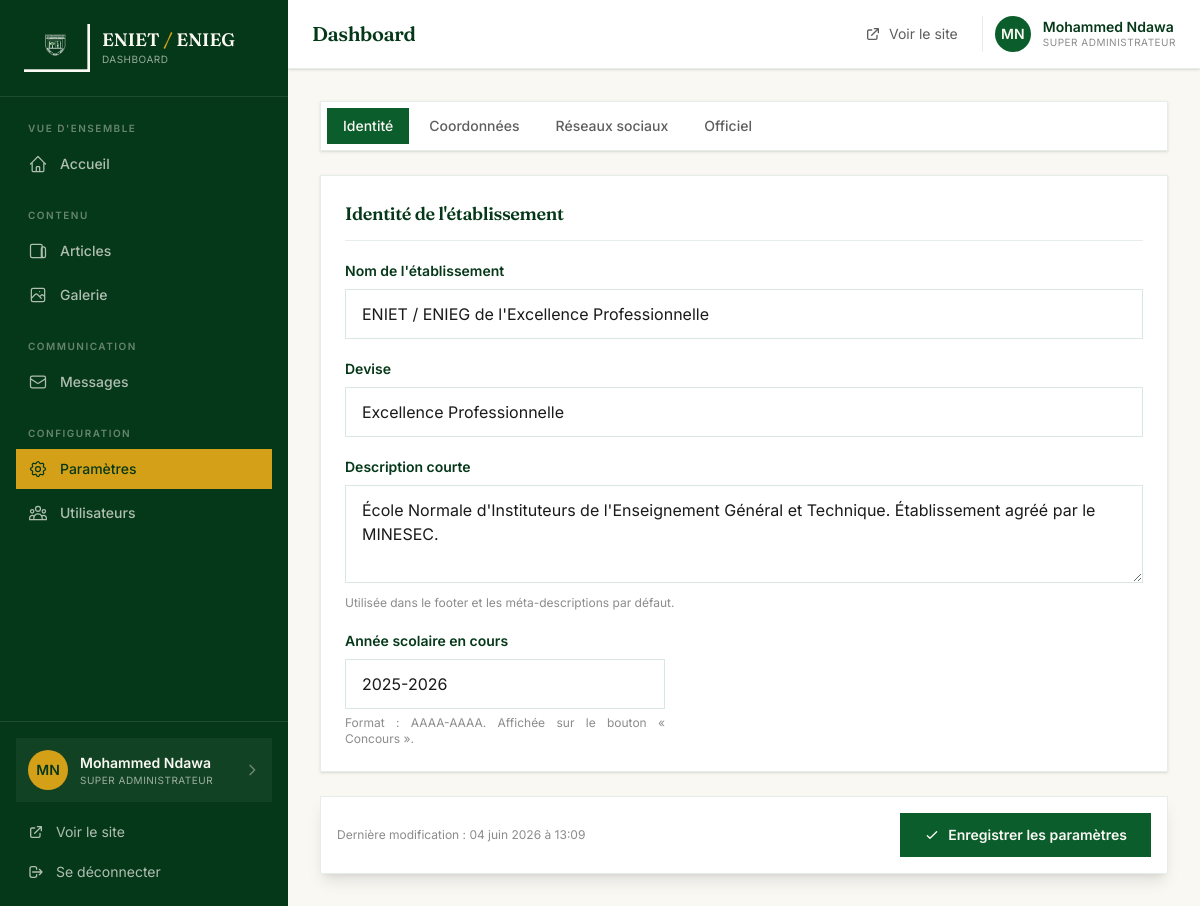
The app's page /dashboard/parametres/ (signed in), older data.
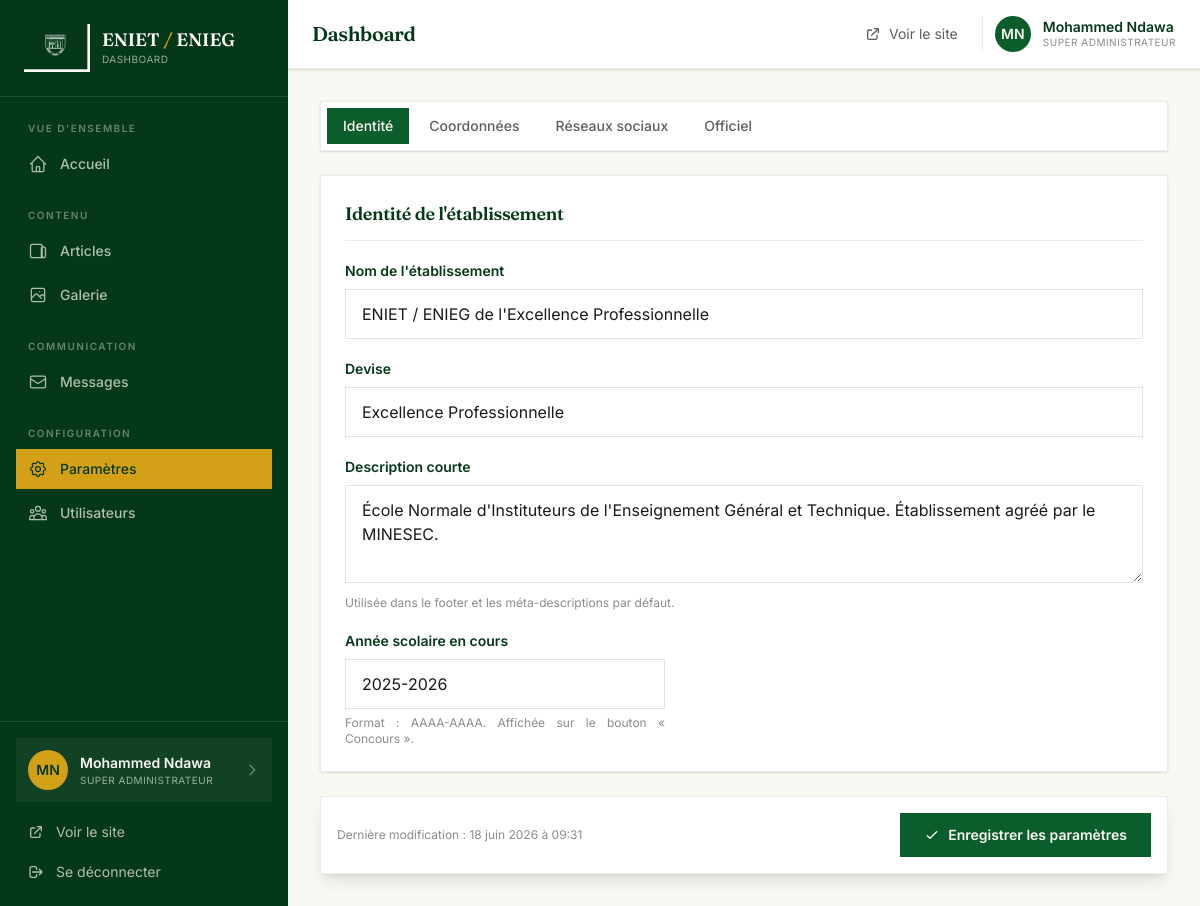
The same page, newer data.
### apps/pages/models.py (models this page shows, shortened)
class SiteSettings(TimeStampedModel):
    nom_etablissement = models.CharField(
        _('Nom de l\'établissement'),
        max_length=200,
        default='ENIET / ENIEG de l\'Excellence Professionnelle',
        help_text=_('Affiché dans le footer et les emails'),
    )
    devise = models.CharField(
        _('Devise'),
        max_length=200,
        default='Excellence Professionnelle',
        blank=True,
    )
    description_courte = models.TextField(
        _('Description courte'),
        max_length=500,
        default='École Normale d\'Instituteurs de l\'Enseignement Général et Technique. Établissement agréé par le MINESEC.',
        help_text=_('Utilisée dans le footer et les méta-descriptions par défaut'),
    )
    email_principal = models.EmailField(
        _('Email principal'),
        default='efpsaf@yahoo.fr',
    )
    email_contact = models.EmailField(
        _('Email de contact'),
        default='efpsaf@yahoo.fr',
        help_text=_('Email qui reçoit les messages du formulaire de contact'),
    )
    telephone_1 = models.CharField(
        _('Téléphone principal'),
        max_length=30,
        default='+237 696 16 20 16',
    )
    telephone_2 = models.CharField(
        _('Téléphone secondaire'),
        max_length=30,
        default='+237 672 46 70 70',
        blank=True,
    )
    telephone_3 = models.CharField(
        _('Téléphone 3'),
        max_length=30,
        default='+237 678 46 96 64',
        blank=True,
    )
    adresse_ligne_1 = models.CharField(
        _('Adresse - ligne 1'),
        max_length=200,
        default='Yassa, Entrée Planète Voyage',
    )
    adresse_ligne_2 = models.CharField(
        _('Adresse - ligne 2'),
        max_length=200,
        default='Douala, Cameroun',
        blank=True,
    )
    boite_postale = models.CharField(
        _('Boîte postale'),
        max_length=50,
        default='BP 4100 Douala',
        blank=True,
    )
    latitude = models.DecimalField(
        _('Latitude'),
        max_digits=10,
        decimal_places=7,
        default=4.0511,
        help_text=_('Coordonnée GPS pour la carte (ex: 4.0511 pour Douala)'),
    )
    longitude = models.DecimalField(
        _('Longitude'),
        max_digits=10,
        decimal_places=7,
        default=9.7547,
        help_text=_('Coordonnée GPS pour la carte'),
    )
    horaires_semaine = models.CharField(
        _('Horaires lundi-vendredi'),
        max_length=100,
        default='07h30 — 17h00',
        blank=True,
    )
    horaires_samedi = models.CharField(
        _('Horaires samedi'),
        max_length=100,
        default='08h00 — 13h00',
        blank=True,
    )
    facebook_url = models.URLField(_('URL Facebook'), blank=True)
    instagram_url = models.URLField(_('URL Instagram'), blank=True)
    youtube_url = models.URLField(_('URL YouTube'), blank=True)
    linkedin_url = models.URLField(_('URL LinkedIn'), blank=True)
    arrete_eniet = models.CharField(
        _('N° arrêté ENIET'),
        max_length=100,
        default='n°69/15/MINESEC/SEESEN/SG/DPN/SDENT/SGENPRI du 21 Avril 2015',
        blank=True,
    )
    arrete_enieg = models.CharField(
        _('N° arrêté ENIEG'),
        max_length=100,
        default='n°26/15/MINESEC/SEESEN/SG/DEN/SDENG/SSGENPRI du 27 Janvier 2015',
        blank=True,
    )
    annee_scolaire = models.CharField(
        _('Année scolaire en cours'),
        max_length=20,
        default='2025-2026',
        help_text=_('Format : YYYY-YYYY'),
    )
    class Meta:
        verbose_name = _('Paramètre du site')
        verbose_name_plural = _('Paramètres du site')
    @classmethod
    def load(cls):
        obj, created = cls.objects.get_or_create(pk=1)
        return obj

### apps/dashboard/views.py (the view)
# urls.py: path('parametres/', views.parametres, name='parametres'),
@login_required(login_url='dashboard:login')
def parametres(request):
    settings_obj = SiteSettings.load()
    if request.method == 'POST':
        form = SiteSettingsForm(request.POST, instance=settings_obj)
        if form.is_valid():
            form.save()
            messages.success(
                request,
                "✓ Les paramètres du site ont été enregistrés avec succès."
            )
            return redirect('dashboard:parametres')
        else:
            messages.error(
                request,
                "Certains champs contiennent des erreurs. Veuillez vérifier."
            )
    else:
        form = SiteSettingsForm(instance=settings_obj)
    return render(request, 'dashboard/parametres/index.html', {
        'form': form,
        'settings_obj': settings_obj,
    })

### apps/core/context_processors.py (called while the page is built)
def tinymce_key(request):
    return {
        'TINYMCE_API_KEY': getattr(settings, 'TINYMCE_API_KEY', '')
    }

def site_settings(request):
    return {
        'site_settings': SiteSettings.load(),
    }

def dashboard_badges(request):
    if not request.user.is_authenticated:
        return {}
    if not request.path.startswith('/dashboard'):
        return {}
    nb_messages_non_lus = MessageContact.objects.filter(
        statut=MessageContact.StatutChoices.NON_LU
    ).count()
    return {
        'badge_messages_non_lus': nb_messages_non_lus,
    }

### apps/dashboard/models.py (called while the page is built)
    @property
    def nom_complet(self):
        nom = self.user.get_full_name()
        return nom if nom else self.user.username

    @property
    def initiales(self):
        if self.user.first_name and self.user.last_name:
            return f"{self.user.first_name[0]}{self.user.last_name[0]}".upper()
        return self.user.username[:2].upper()

    @property
    def est_super_admin(self):
        return self.role == self.Role.SUPER_ADMIN

### templates/dashboard/parametres/index.html (shortened to what this page needs)
{% extends "dashboard/base_dashboard.html" %}
{% block content %}
<form method="post" class="space-y-6">
    <div class="bg-white border border-primary/10 shadow-sm p-1.5 flex flex-wrap gap-1" id="tabs-nav">
        <button type="button" data-tab="identite"
                class="tab-btn px-4 py-2 text-sm font-medium transition-colors bg-primary text-cream">
            Identité
        </button>
        <button type="button" data-tab="coordonnees"
                class="tab-btn px-4 py-2 text-sm font-medium transition-colors text-ink/70 hover:bg-cream">
            Coordonnées
        </button>
        <button type="button" data-tab="reseaux"
                class="tab-btn px-4 py-2 text-sm font-medium transition-colors text-ink/70 hover:bg-cream">
            Réseaux sociaux
        </button>
        <button type="button" data-tab="officiel"
                class="tab-btn px-4 py-2 text-sm font-medium transition-colors text-ink/70 hover:bg-cream">
            Officiel
        </button>
    </div>
    <div class="settings-panel" data-tab-content="identite">
        <div class="bg-white border border-primary/10 shadow-sm p-6">
            <h2 class="font-display text-lg font-semibold text-primary-darker mb-5 pb-3 border-b border-primary/10">
                Identité de l'établissement
            </h2>
            <div class="space-y-5">
                <div>
                    <label for="{{ form.nom_etablissement.id_for_label }}" class="block text-sm font-semibold text-primary-darker mb-2">
                        {{ form.nom_etablissement.label }}
                    </label>
                    {{ form.nom_etablissement }}
                </div>
                <div>
                    <label for="{{ form.devise.id_for_label }}" class="block text-sm font-semibold text-primary-darker mb-2">
                        {{ form.devise.label }}
                    </label>
                    {{ form.devise }}
                </div>
                <div>
                    <label for="{{ form.description_courte.id_for_label }}" class="block text-sm font-semibold text-primary-darker mb-2">
                        {{ form.description_courte.label }}
                    </label>
                    {{ form.description_courte }}
                    <p class="text-xs text-ink/50 mt-1.5">Utilisée dans le footer et les méta-descriptions par défaut.</p>
                </div>
                <div class="max-w-xs">
                    <label for="{{ form.annee_scolaire.id_for_label }}" class="block text-sm font-semibold text-primary-darker mb-2">
                        {{ form.annee_scolaire.label }}
                    </label>
                    {{ form.annee_scolaire }}
                    <p class="text-xs text-ink/50 mt-1.5">Format : AAAA-AAAA. Affichée sur le bouton « Concours ».</p>
                </div>
            </div>
        </div>
    </div>
    <div class="sticky bottom-0 bg-white border border-primary/10 p-4 flex items-center justify-between gap-4 shadow-lg">
        <p class="text-xs text-ink/50">
            Dernière modification : {{ settings_obj.updated_at|date:"d F Y à H:i" }}
        </p>
        <button type="submit" class="inline-flex items-center gap-2 bg-primary hover:bg-primary-dark text-cream font-semibold px-6 py-3 transition-colors text-sm">
            <svg class="w-4 h-4" fill="none" stroke="currentColor" viewBox="0 0 24 24">
                <path stroke-linecap="round" stroke-linejoin="round" stroke-width="2" d="M5 13l4 4L19 7"/>
            </svg>
            Enregistrer les paramètres
        </button>
    </div>
</form>
{% endblock %}

Row changes from the older to the newer data that the page shows:
changed SiteSettings "ENIET / ENIEG de l'Excellence Professionnelle": updated_at "04 juin 2026 à 13:09" → "18 juin 2026 à 09:31"
